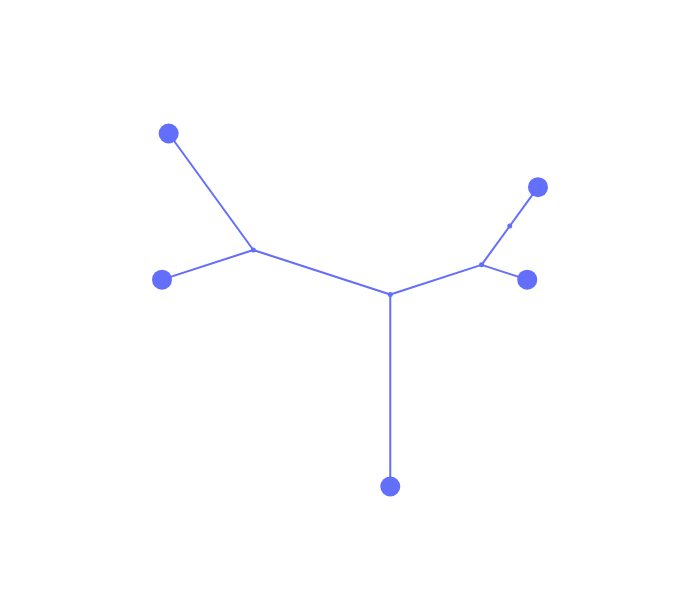

The notebook cell saved with this chart:
### Code cell
anjl.plot_equal_angle(Z=Z2r, line_width=2, marker_size=20, internal_marker_size=5)

### Figure 1 — Plotly figure (JSON) as saved in the notebook; plotly's stock layout.template omitted (floating-point values rounded to 4 significant figures)
{"data": [{"hovertemplate": "x=%{x}<br>y=%{y}<extra></extra>", "legendgroup": "", "line": {"color": "#636efa", "dash": "solid", "width": 2}, "marker": {"symbol": "circle"}, "mode": "lines", "name": "", "orientation": "v", "showlegend": false, "type": "scatter", "x": [0, 0.5878, null, 0, -0.5878, null, -0.5878, 0.3633, null, -0.5878, -2.49, null, -2.49, -2.49, null, -2.49, -5.343, null, -5.343, -7.245, null, -5.343, -7.106, null], "xaxis": "x", "y": [0, 0.809, null, 0, -0.809, null, -0.809, -1.118, null, -0.809, -1.427, null, -1.427, -5.427, null, -1.427, -0.5, null, -0.5, -1.118, null, -0.5, 1.927, null], "yaxis": "y"}, {"hovertemplate": "<b>%{hovertext}</b><br><br>x=%{x}<br>y=%{y}<extra></extra>", "hovertext": [1, 0, 2, 4, 3], "legendgroup": "", "marker": {"color": "#636efa", "size": 20, "symbol": "circle"}, "mode": "markers", "name": "", "orientation": "v", "showlegend": false, "type": "scatter", "x": [-7.106, -7.245, -2.49, 0.3633, 0.5878], "xaxis": "x", "y": [1.927, -1.118, -5.427, -1.118, 0.809], "yaxis": "y"}, {"hovertemplate": "<b>%{hovertext}</b><br><br>x=%{x}<br>y=%{y}<extra></extra>", "hovertext": [8, 7, 6, 5], "legendgroup": "", "marker": {"color": "#636efa", "size": 5, "symbol": "circle"}, "mode": "markers", "name": "", "orientation": "v", "showlegend": false, "type": "scatter", "x": [0, -0.5878, -2.49, -5.343], "xaxis": "x", "y": [0, -0.809, -1.427, -0.5], "yaxis": "y"}], "layout": {"height": 600, "legend": {"itemsizing": "constant", "tracegroupgap": 0}, "width": 700, "xaxis": {"autorange": true, "domain": [0, 1], "mirror": false, "range": [-8.954, 2.296], "showgrid": false, "showline": false, "showticklabels": false, "ticks": "", "title": {}, "type": "linear"}, "yaxis": {"autorange": true, "domain": [0, 1], "mirror": false, "range": [-6.125, 2.625], "scaleanchor": "x", "scaleratio": 1, "showgrid": false, "showline": false, "showticklabels": false, "ticks": "", "title": {}, "type": "linear"}}}
